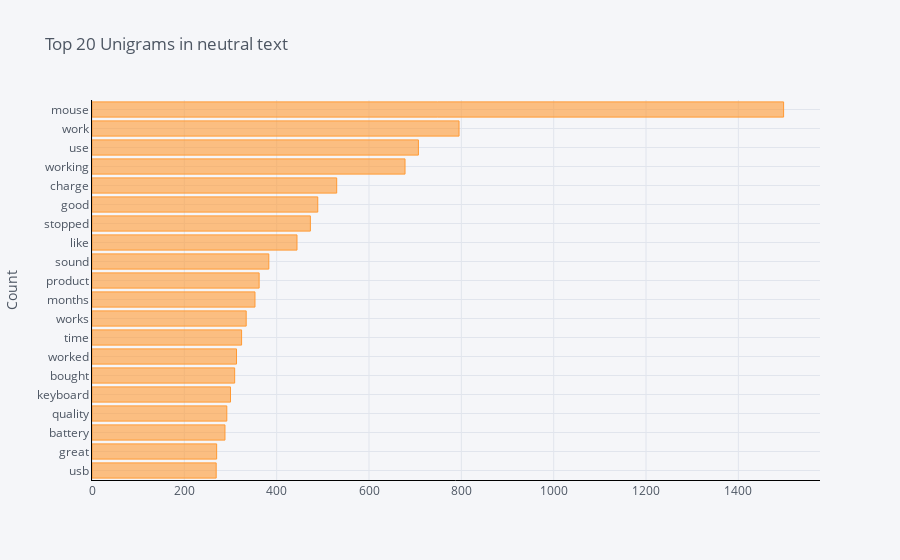

This figure's notebook cell:
### Code cell
df1 = pd.DataFrame(neutral_unigrams, columns = ['cleaned_review' , 'count'])
df1.groupby('cleaned_review').sum()['count'].sort_values(ascending=True).iplot(
    kind='bar', yTitle='Count', linecolor='black',color='orange', title='Top 20 Unigrams in neutral text',orientation='h')

### Figure 1 — Plotly figure (JSON) as saved in the notebook; plotly's stock layout.template omitted (floating-point values rounded to 4 significant figures)
{"data": [{"marker": {"color": "rgba(255, 153, 51, 0.6)", "line": {"color": "rgba(255, 153, 51, 1.0)", "width": 1}}, "name": "count", "orientation": "h", "text": "", "type": "bar", "x": [269, 270, 288, 292, 300, 309, 313, 324, 334, 353, 362, 383, 444, 473, 489, 530, 678, 707, 795, 1498], "y": ["usb", "great", "battery", "quality", "keyboard", "bought", "worked", "time", "works", "months", "product", "sound", "like", "stopped", "good", "charge", "working", "use", "work", "mouse"]}], "layout": {"legend": {"bgcolor": "#F5F6F9", "font": {"color": "#4D5663"}}, "paper_bgcolor": "#F5F6F9", "plot_bgcolor": "#F5F6F9", "title": {"font": {"color": "#4D5663"}, "text": "Top 20 Unigrams in neutral text"}, "xaxis": {"gridcolor": "#E1E5ED", "linecolor": "black", "showgrid": true, "tickfont": {"color": "#4D5663"}, "title": {"font": {"color": "#4D5663"}, "text": ""}, "zerolinecolor": "#E1E5ED"}, "yaxis": {"gridcolor": "#E1E5ED", "linecolor": "black", "showgrid": true, "tickfont": {"color": "#4D5663"}, "title": {"font": {"color": "#4D5663"}, "text": "Count"}, "zerolinecolor": "#E1E5ED"}}}
